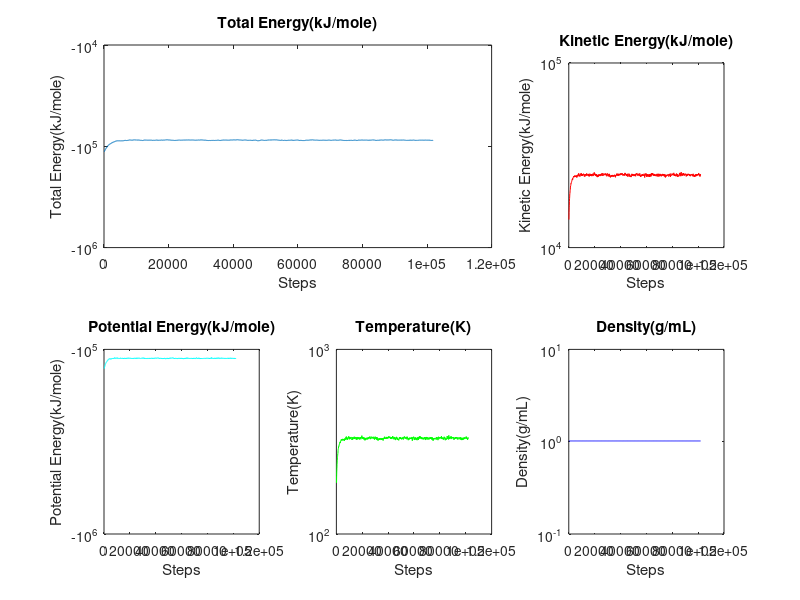
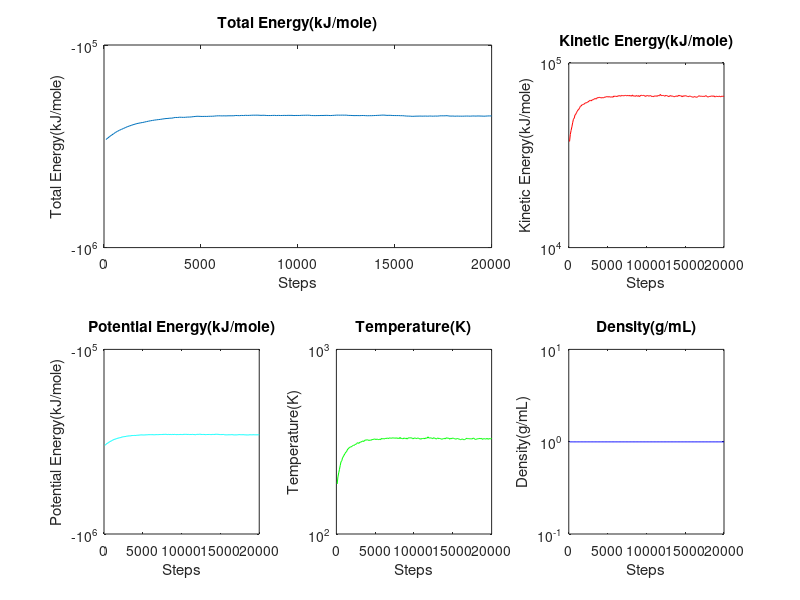

Here is the MATLAB script that generated these plots, in order:
clc;close all;
data=importdata('330datamorepts.csv');
step=data(:,1);
potential=data(:,2);
kinetic=data(:,3);
total=data(:,4);
temp=data(:,5);
density=data(:,6);

figure(1);
hold on;
subplot(2,3,[1,2]);plot(step,total);title('Total Energy(kJ/mole)');ylabel('Total Energy(kJ/mole)');xlabel('Steps');set(gca,'YScale','log');
subplot(2,3,3); plot(step,kinetic,'r');title('Kinetic Energy(kJ/mole)');ylabel('Kinetic Energy(kJ/mole)');xlabel('Steps');set(gca,'YScale','log');
subplot(2,3,4);plot(step,potential,'c');title('Potential Energy(kJ/mole)');ylabel('Potential Energy(kJ/mole)');xlabel('Steps');set(gca,'YScale','log');
subplot(2,3,5);plot(step,temp,'g');title('Temperature(K)');ylabel('Temperature(K)');xlabel('Steps');set(gca,'YScale','log');
subplot(2,3,6);plot(step,density,'b');title('Density(g/mL)');ylabel('Density(g/mL)');xlabel('Steps');set(gca,'YScale','log');
hold off;

data2=importdata('mydatasolvcube.csv');
step=data2(:,1);
potential=data2(:,2);
kinetic=data2(:,3);
total=data2(:,4);
temp=data2(:,5);
density=data2(:,6);

figure(2);
hold on;
subplot(2,3,[1,2]);plot(step,total);title('Total Energy(kJ/mole)');ylabel('Total Energy(kJ/mole)');xlabel('Steps');set(gca,'YScale','log');
subplot(2,3,3); plot(step,kinetic,'r');title('Kinetic Energy(kJ/mole)');ylabel('Kinetic Energy(kJ/mole)');xlabel('Steps');set(gca,'YScale','log');
subplot(2,3,4);plot(step,potential,'c');title('Potential Energy(kJ/mole)');ylabel('Potential Energy(kJ/mole)');xlabel('Steps');set(gca,'YScale','log');
subplot(2,3,5);plot(step,temp,'g');title('Temperature(K)');ylabel('Temperature(K)');xlabel('Steps');set(gca,'YScale','log');
subplot(2,3,6);plot(step,density,'b');title('Density(g/mL)');ylabel('Density(g/mL)');xlabel('Steps');set(gca,'YScale','log');
hold off;